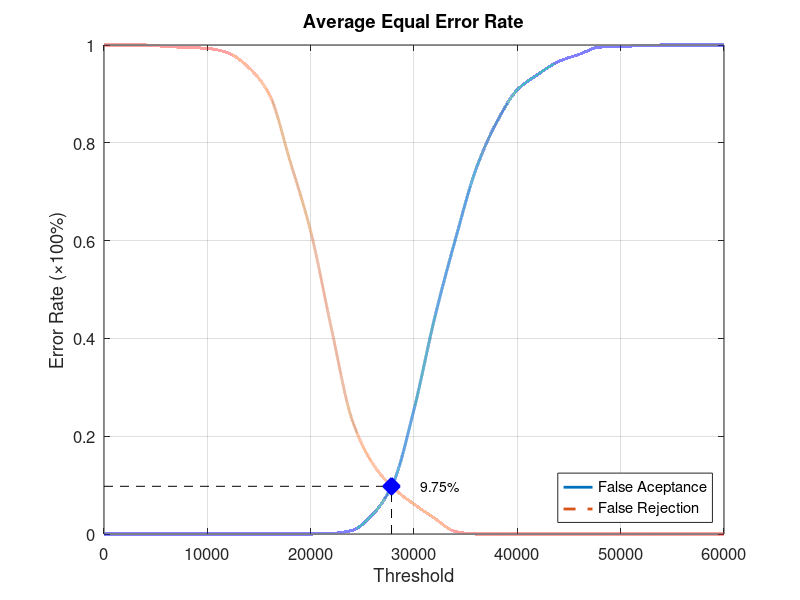
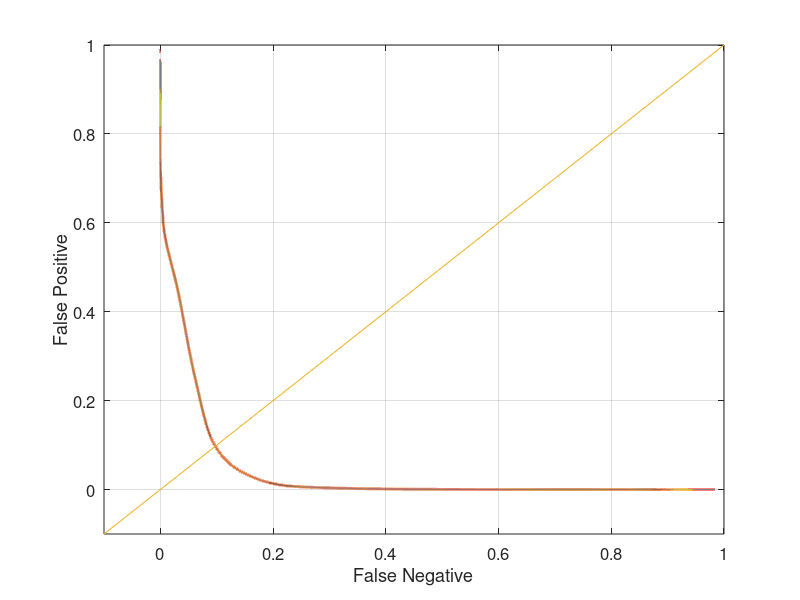

Source code (MATLAB) for these figures, in order:
function yEER = Database4Average
close all;
clear;
clc;
x = 0:2000:60000;
xq = 0:0.5:60000;

y0 = [0 0 0 0 0 0 0 0 0 0 0 0.00105263 0.00736842 0.04 0.105263 0.254737 0.442105 0.602105 0.746316 0.842105 0.908421 0.94 0.966316 0.981053 0.995789 0.996842 0.998947 1 1 1 1];
yy0 = interp1(x, y0, xq, 'pchip');
y1 = [1 1 1 0.997 0.995 0.993 0.984 0.954 0.899 0.763 0.619 0.421 0.234 0.144 0.094 0.061 0.032 0.005 0 0 0 0 0 0 0 0 0 0 0 0 0];
yy1 = interp1(x, y1, xq, 'pchip');

% Calculating EER: 
y2 = abs(y0 - y1);
find(y2 == min(y2))
yy2 = abs(yy0 - yy1);
xEER = find(yy2 == min(yy2));
xEERIndex = xq(xEER) % X-axis EER
yEER = yy0(xEER) % Y-axis EER

main = figure
plot(xq, yy0,'-','LineWidth', 2);	hold on
plot(xq, yy1,'--','LineWidth', 2);	hold on
plot([xEERIndex xEERIndex], [0 yEER], 'k--');	hold on
plot([0 xEERIndex], [yEER yEER], 'k--');	hold on
plot(xEERIndex, yEER, 'bx', 'LineWidth', 10);	hold on
text(xEERIndex + 10 * xEERIndex / 100, yEER, [num2str(round((10000 * yEER)) / 100) '%'])
legend('False Aceptance', 'False Rejection', 'Location', 'SouthEast')
xlabel('Threshold')
ylabel('Error Rate (\times100%)')
title('Average Equal Error Rate')
set(gca, 'FontSize', 12)
axis([0 60000 0 1])
grid on

print(main, 'Database4AverageMain', '-dpng');
FNRxFPR = figure('Color', [1 1 1]);
plot(yy1, yy0, '-', yy1, yy0, 'LineWidth', 2);
hold on
y = -0.1:0.1:1
plot(y, y); 
set(gca, 'FontSize', 12)
xlabel('False Negative')
ylabel('False Positive')
axis([-0.1 1 -0.1 1])
set(gca, 'FontSize', 12)
grid on

print(FNRxFPR, 'Database4AverageFNRxFPR','-dpng');
end
